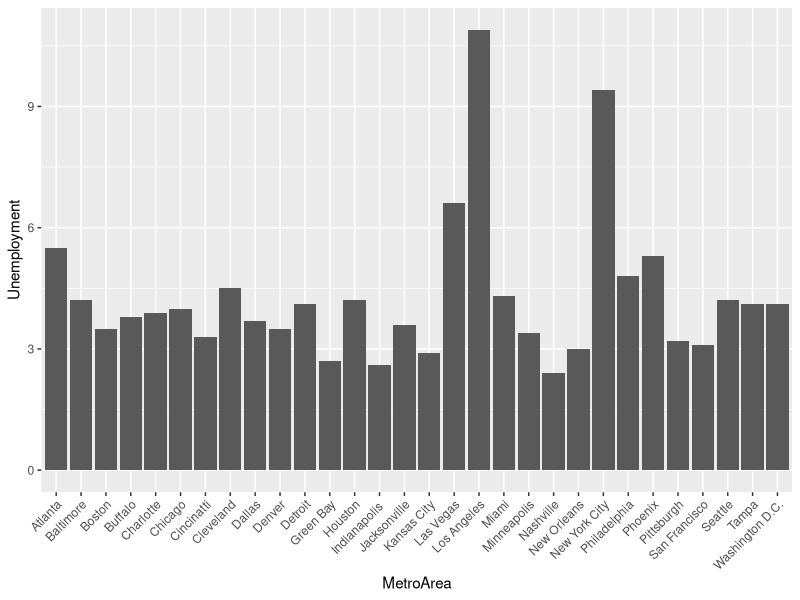

The R source for this figure:
# Load required libraries
library(tidyverse)
library(ggplot2)
library(caret)

# Load in data sets from .csv files 
Metro15 <- read.csv("DataSets/15_Metro_All.csv")
Metro16 <- read.csv("DataSets/16_Metro_All.csv")
Metro17 <- read.csv("DataSets/17_Metro_All.csv")
Metro18 <- read.csv("DataSets/18_Metro_All.csv")
State15 <- read.csv("DataSets/15_State_All.csv")
State16 <- read.csv("DataSets/16_State_All.csv")
State17 <- read.csv("DataSets/17_State_All.csv")
State18 <- read.csv("DataSets/18_State_All.csv")
teamRankings <- read.csv("DataSets/Team_Year_Rankings.csv")

# Initial Preprocessign to remove random characters added during csv conversion
names(Metro15) <- 
  c(
    "MetroArea",	"TotalPop",	"TotalMale",	"%TotalMale",	"TotalFemale",	
    "%TotalFemale",	"Under5",	"%Under5",	"5to9",	"%5to9",	"10to14",	"%10to14",
    "15to19",	"%15to19",	"20to24",	"%20to24",	"25to34",	"%25to34",	"35to44",	"%35to44",
    "45to54",	"%45to54",	"55to59",	"%55to59",	"60to64",	"%60to64",	"65to74",	"%65to74",
    "75to84",	"%75to84",	"85andover",	"%85andover",	"18andover",	"%18andover",	"18andoverMale",
    "%18andoverMale",	"18andoverFemale",	"%18andoverFemale",	"65andover",	"%65andover",	
    "65andoverMale",	"%65andoverMale",	"65andoverFemale",	"%65andoverFemale",	"Onerace",
    "%Onerace",	"White",	"%White",	"BlackorAfricanAmerican",	"%BlackorAfricanAmerican",
    "AmericanIndianandAlaskaNative",	"%AmericanIndianandAlaskaNative",	"Asian",	"%Asian",
    "NativeHawaiianandOtherPacificIslander",	"%NativeHawaiianandOtherPacificIslander",
    "HispanicLatino",	"%HispanicLatino",	"Someotherrace",	"%Someotherrace",	"Twoormoreraces",
    "%Twoormoreraces",	"BelowPovertyLevel",	"AtAbovePovertyLevel",	"LessHighSchool",
    "HighSchoolGraduate",	"SomeCollege/Associates",	"Bachelors+",	"Employment16to19",
    "Employment20to24",	"Employment25to29",	"Employment30to34",	"Employment35to44",
    "Employment45to54",	"Employment55to59",	"Employment60to64",	"Employment65to74",
    "Employment75andover",	"Employment20to64",	"Employment20to64Male",	"Employment20to64Female",
    "EmploymentBelowpovertylevel",	"EmploymentAtAbovePovertyLevel",	"Employment25to64",
    "EmploymentLessHighSchool",	"EmploymentHighSchool",	"EmploymentSomeCollege/Associates",
    "EmploymentBachelors+",	"Unemployment16to19",	"Unemployment20to24",	"Unemployment25to29",
    "Unemployment30to34",	"Unemployment35to44",	"Unemployment45to54",	"Unemployment55to59",
    "Unemployment60to64",	"Unemployment65to74",	"Unemployment75andover",	"Unemployment20to64",
    "Unemployment20to64Male",	"Unemployment20to64Female",	"UnemploymentBelowPovertyLevel",
    "UnemploymentAtAbovePovertyLevel",	"Unemployment",	"UnemploymentLessHighSchool",
    "UnemploymentHighSchool",	"UnemploymentSomeCollege/Associates",	"UnemploymentBachelors+"
  )
  
names(Metro16) <- 
  c(
    "MetroArea",	"TotalPop",	"TotalMale",	"%TotalMale",	"TotalFemale",	
    "%TotalFemale",	"Under5",	"%Under5",	"5to9",	"%5to9",	"10to14",	"%10to14",
    "15to19",	"%15to19",	"20to24",	"%20to24",	"25to34",	"%25to34",	"35to44",	"%35to44",
    "45to54",	"%45to54",	"55to59",	"%55to59",	"60to64",	"%60to64",	"65to74",	"%65to74",
    "75to84",	"%75to84",	"85andover",	"%85andover",	"18andover",	"%18andover",	"18andoverMale",
    "%18andoverMale",	"18andoverFemale",	"%18andoverFemale",	"65andover",	"%65andover",	
    "65andoverMale",	"%65andoverMale",	"65andoverFemale",	"%65andoverFemale",	"Onerace",
    "%Onerace",	"White",	"%White",	"BlackorAfricanAmerican",	"%BlackorAfricanAmerican",
    "AmericanIndianandAlaskaNative",	"%AmericanIndianandAlaskaNative",	"Asian",	"%Asian",
    "NativeHawaiianandOtherPacificIslander",	"%NativeHawaiianandOtherPacificIslander",
    "HispanicLatino",	"%HispanicLatino",	"Someotherrace",	"%Someotherrace",	"Twoormoreraces",
    "%Twoormoreraces",	"BelowPovertyLevel",	"AtAbovePovertyLevel",	"LessHighSchool",
    "HighSchoolGraduate",	"SomeCollege/Associates",	"Bachelors+",	"Employment16to19",
    "Employment20to24",	"Employment25to29",	"Employment30to34",	"Employment35to44",
    "Employment45to54",	"Employment55to59",	"Employment60to64",	"Employment65to74",
    "Employment75andover",	"Employment20to64",	"Employment20to64Male",	"Employment20to64Female",
    "EmploymentBelowpovertylevel",	"EmploymentAtAbovePovertyLevel",	"Employment25to64",
    "EmploymentLessHighSchool",	"EmploymentHighSchool",	"EmploymentSomeCollege/Associates",
    "EmploymentBachelors+",	"Unemployment16to19",	"Unemployment20to24",	"Unemployment25to29",
    "Unemployment30to34",	"Unemployment35to44",	"Unemployment45to54",	"Unemployment55to59",
    "Unemployment60to64",	"Unemployment65to74",	"Unemployment75andover",	"Unemployment20to64",
    "Unemployment20to64Male",	"Unemployment20to64Female",	"UnemploymentBelowPovertyLevel",
    "UnemploymentAtAbovePovertyLevel",	"Unemployment",	"UnemploymentLessHighSchool",
    "UnemploymentHighSchool",	"UnemploymentSomeCollege/Associates",	"UnemploymentBachelors+"
  )

names(Metro17) <- 
  c(
    "MetroArea",	"TotalPop",	"TotalMale",	"%TotalMale",	"TotalFemale",	
    "%TotalFemale",	"Under5",	"%Under5",	"5to9",	"%5to9",	"10to14",	"%10to14",
    "15to19",	"%15to19",	"20to24",	"%20to24",	"25to34",	"%25to34",	"35to44",	"%35to44",
    "45to54",	"%45to54",	"55to59",	"%55to59",	"60to64",	"%60to64",	"65to74",	"%65to74",
    "75to84",	"%75to84",	"85andover",	"%85andover",	"18andover",	"%18andover",	"18andoverMale",
    "%18andoverMale",	"18andoverFemale",	"%18andoverFemale",	"65andover",	"%65andover",	
    "65andoverMale",	"%65andoverMale",	"65andoverFemale",	"%65andoverFemale",	"Onerace",
    "%Onerace",	"White",	"%White",	"BlackorAfricanAmerican",	"%BlackorAfricanAmerican",
    "AmericanIndianandAlaskaNative",	"%AmericanIndianandAlaskaNative",	"Asian",	"%Asian",
    "NativeHawaiianandOtherPacificIslander",	"%NativeHawaiianandOtherPacificIslander",
    "HispanicLatino",	"%HispanicLatino",	"Someotherrace",	"%Someotherrace",	"Twoormoreraces",
    "%Twoormoreraces",	"BelowPovertyLevel",	"AtAbovePovertyLevel",	"LessHighSchool",
    "HighSchoolGraduate",	"SomeCollege/Associates",	"Bachelors+",	"Employment16to19",
    "Employment20to24",	"Employment25to29",	"Employment30to34",	"Employment35to44",
    "Employment45to54",	"Employment55to59",	"Employment60to64",	"Employment65to74",
    "Employment75andover",	"Employment20to64",	"Employment20to64Male",	"Employment20to64Female",
    "EmploymentBelowpovertylevel",	"EmploymentAtAbovePovertyLevel",	"Employment25to64",
    "EmploymentLessHighSchool",	"EmploymentHighSchool",	"EmploymentSomeCollege/Associates",
    "EmploymentBachelors+",	"Unemployment16to19",	"Unemployment20to24",	"Unemployment25to29",
    "Unemployment30to34",	"Unemployment35to44",	"Unemployment45to54",	"Unemployment55to59",
    "Unemployment60to64",	"Unemployment65to74",	"Unemployment75andover",	"Unemployment20to64",
    "Unemployment20to64Male",	"Unemployment20to64Female",	"UnemploymentBelowPovertyLevel",
    "UnemploymentAtAbovePovertyLevel",	"Unemployment",	"UnemploymentLessHighSchool",
    "UnemploymentHighSchool",	"UnemploymentSomeCollege/Associates",	"UnemploymentBachelors+"
  )

names(Metro18) <- 
  c(
    "MetroArea",	"TotalPop",	"TotalMale",	"%TotalMale",	"TotalFemale",	
    "%TotalFemale",	"Under5",	"%Under5",	"5to9",	"%5to9",	"10to14",	"%10to14",
    "15to19",	"%15to19",	"20to24",	"%20to24",	"25to34",	"%25to34",	"35to44",	"%35to44",
    "45to54",	"%45to54",	"55to59",	"%55to59",	"60to64",	"%60to64",	"65to74",	"%65to74",
    "75to84",	"%75to84",	"85andover",	"%85andover",	"18andover",	"%18andover",	"18andoverMale",
    "%18andoverMale",	"18andoverFemale",	"%18andoverFemale",	"65andover",	"%65andover",	
    "65andoverMale",	"%65andoverMale",	"65andoverFemale",	"%65andoverFemale",	"Onerace",
    "%Onerace",	"White",	"%White",	"BlackorAfricanAmerican",	"%BlackorAfricanAmerican",
    "AmericanIndianandAlaskaNative",	"%AmericanIndianandAlaskaNative",	"Asian",	"%Asian",
    "NativeHawaiianandOtherPacificIslander",	"%NativeHawaiianandOtherPacificIslander",
    "HispanicLatino",	"%HispanicLatino",	"Someotherrace",	"%Someotherrace",	"Twoormoreraces",
    "%Twoormoreraces",	"BelowPovertyLevel",	"AtAbovePovertyLevel",	"LessHighSchool",
    "HighSchoolGraduate",	"SomeCollege/Associates",	"Bachelors+",	"Employment16to19",
    "Employment20to24",	"Employment25to29",	"Employment30to34",	"Employment35to44",
    "Employment45to54",	"Employment55to59",	"Employment60to64",	"Employment65to74",
    "Employment75andover",	"Employment20to64",	"Employment20to64Male",	"Employment20to64Female",
    "EmploymentBelowpovertylevel",	"EmploymentAtAbovePovertyLevel",	"Employment25to64",
    "EmploymentLessHighSchool",	"EmploymentHighSchool",	"EmploymentSomeCollege/Associates",
    "EmploymentBachelors+",	"Unemployment16to19",	"Unemployment20to24",	"Unemployment25to29",
    "Unemployment30to34",	"Unemployment35to44",	"Unemployment45to54",	"Unemployment55to59",
    "Unemployment60to64",	"Unemployment65to74",	"Unemployment75andover",	"Unemployment20to64",
    "Unemployment20to64Male",	"Unemployment20to64Female",	"UnemploymentBelowPovertyLevel",
    "UnemploymentAtAbovePovertyLevel",	"Unemployment",	"UnemploymentLessHighSchool",
    "UnemploymentHighSchool",	"UnemploymentSomeCollege/Associates",	"UnemploymentBachelors+"
  )

names(State15) <- 
  c(
    "MetroArea",	"TotalPop",	"TotalMale",	"%TotalMale",	"TotalFemale",	
    "%TotalFemale",	"Under5",	"%Under5",	"5to9",	"%5to9",	"10to14",	"%10to14",
    "15to19",	"%15to19",	"20to24",	"%20to24",	"25to34",	"%25to34",	"35to44",	"%35to44",
    "45to54",	"%45to54",	"55to59",	"%55to59",	"60to64",	"%60to64",	"65to74",	"%65to74",
    "75to84",	"%75to84",	"85andover",	"%85andover",	"18andover",	"%18andover",	"18andoverMale",
    "%18andoverMale",	"18andoverFemale",	"%18andoverFemale",	"65andover",	"%65andover",	
    "65andoverMale",	"%65andoverMale",	"65andoverFemale",	"%65andoverFemale",	"Onerace",
    "%Onerace",	"White",	"%White",	"BlackorAfricanAmerican",	"%BlackorAfricanAmerican",
    "AmericanIndianandAlaskaNative",	"%AmericanIndianandAlaskaNative",	"Asian",	"%Asian",
    "NativeHawaiianandOtherPacificIslander",	"%NativeHawaiianandOtherPacificIslander",
    "HispanicLatino",	"%HispanicLatino",	"Someotherrace",	"%Someotherrace",	"Twoormoreraces",
    "%Twoormoreraces",	"BelowPovertyLevel",	"AtAbovePovertyLevel",	"LessHighSchool",
    "HighSchoolGraduate",	"SomeCollege/Associates",	"Bachelors+",	"Employment16to19",
    "Employment20to24",	"Employment25to29",	"Employment30to34",	"Employment35to44",
    "Employment45to54",	"Employment55to59",	"Employment60to64",	"Employment65to74",
    "Employment75andover",	"Employment20to64",	"Employment20to64Male",	"Employment20to64Female",
    "EmploymentBelowpovertylevel",	"EmploymentAtAbovePovertyLevel",	"Employment25to64",
    "EmploymentLessHighSchool",	"EmploymentHighSchool",	"EmploymentSomeCollege/Associates",
    "EmploymentBachelors+",	"Unemployment16to19",	"Unemployment20to24",	"Unemployment25to29",
    "Unemployment30to34",	"Unemployment35to44",	"Unemployment45to54",	"Unemployment55to59",
    "Unemployment60to64",	"Unemployment65to74",	"Unemployment75andover",	"Unemployment20to64",
    "Unemployment20to64Male",	"Unemployment20to64Female",	"UnemploymentBelowPovertyLevel",
    "UnemploymentAtAbovePovertyLevel",	"Unemployment",	"UnemploymentLessHighSchool",
    "UnemploymentHighSchool",	"UnemploymentSomeCollege/Associates",	"UnemploymentBachelors+"
  )

names(State16) <- 
  c(
    "MetroArea",	"TotalPop",	"TotalMale",	"%TotalMale",	"TotalFemale",	
    "%TotalFemale",	"Under5",	"%Under5",	"5to9",	"%5to9",	"10to14",	"%10to14",
    "15to19",	"%15to19",	"20to24",	"%20to24",	"25to34",	"%25to34",	"35to44",	"%35to44",
    "45to54",	"%45to54",	"55to59",	"%55to59",	"60to64",	"%60to64",	"65to74",	"%65to74",
    "75to84",	"%75to84",	"85andover",	"%85andover",	"18andover",	"%18andover",	"18andoverMale",
    "%18andoverMale",	"18andoverFemale",	"%18andoverFemale",	"65andover",	"%65andover",	
    "65andoverMale",	"%65andoverMale",	"65andoverFemale",	"%65andoverFemale",	"Onerace",
    "%Onerace",	"White",	"%White",	"BlackorAfricanAmerican",	"%BlackorAfricanAmerican",
    "AmericanIndianandAlaskaNative",	"%AmericanIndianandAlaskaNative",	"Asian",	"%Asian",
    "NativeHawaiianandOtherPacificIslander",	"%NativeHawaiianandOtherPacificIslander",
    "HispanicLatino",	"%HispanicLatino",	"Someotherrace",	"%Someotherrace",	"Twoormoreraces",
    "%Twoormoreraces",	"BelowPovertyLevel",	"AtAbovePovertyLevel",	"LessHighSchool",
    "HighSchoolGraduate",	"SomeCollege/Associates",	"Bachelors+",	"Employment16to19",
    "Employment20to24",	"Employment25to29",	"Employment30to34",	"Employment35to44",
    "Employment45to54",	"Employment55to59",	"Employment60to64",	"Employment65to74",
    "Employment75andover",	"Employment20to64",	"Employment20to64Male",	"Employment20to64Female",
    "EmploymentBelowpovertylevel",	"EmploymentAtAbovePovertyLevel",	"Employment25to64",
    "EmploymentLessHighSchool",	"EmploymentHighSchool",	"EmploymentSomeCollege/Associates",
    "EmploymentBachelors+",	"Unemployment16to19",	"Unemployment20to24",	"Unemployment25to29",
    "Unemployment30to34",	"Unemployment35to44",	"Unemployment45to54",	"Unemployment55to59",
    "Unemployment60to64",	"Unemployment65to74",	"Unemployment75andover",	"Unemployment20to64",
    "Unemployment20to64Male",	"Unemployment20to64Female",	"UnemploymentBelowPovertyLevel",
    "UnemploymentAtAbovePovertyLevel",	"Unemployment",	"UnemploymentLessHighSchool",
    "UnemploymentHighSchool",	"UnemploymentSomeCollege/Associates",	"UnemploymentBachelors+"
  )

names(State17) <- 
  c(
    "MetroArea",	"TotalPop",	"TotalMale",	"%TotalMale",	"TotalFemale",	
    "%TotalFemale",	"Under5",	"%Under5",	"5to9",	"%5to9",	"10to14",	"%10to14",
    "15to19",	"%15to19",	"20to24",	"%20to24",	"25to34",	"%25to34",	"35to44",	"%35to44",
    "45to54",	"%45to54",	"55to59",	"%55to59",	"60to64",	"%60to64",	"65to74",	"%65to74",
    "75to84",	"%75to84",	"85andover",	"%85andover",	"18andover",	"%18andover",	"18andoverMale",
    "%18andoverMale",	"18andoverFemale",	"%18andoverFemale",	"65andover",	"%65andover",	
    "65andoverMale",	"%65andoverMale",	"65andoverFemale",	"%65andoverFemale",	"Onerace",
    "%Onerace",	"White",	"%White",	"BlackorAfricanAmerican",	"%BlackorAfricanAmerican",
    "AmericanIndianandAlaskaNative",	"%AmericanIndianandAlaskaNative",	"Asian",	"%Asian",
    "NativeHawaiianandOtherPacificIslander",	"%NativeHawaiianandOtherPacificIslander",
    "HispanicLatino",	"%HispanicLatino",	"Someotherrace",	"%Someotherrace",	"Twoormoreraces",
    "%Twoormoreraces",	"BelowPovertyLevel",	"AtAbovePovertyLevel",	"LessHighSchool",
    "HighSchoolGraduate",	"SomeCollege/Associates",	"Bachelors+",	"Employment16to19",
    "Employment20to24",	"Employment25to29",	"Employment30to34",	"Employment35to44",
    "Employment45to54",	"Employment55to59",	"Employment60to64",	"Employment65to74",
    "Employment75andover",	"Employment20to64",	"Employment20to64Male",	"Employment20to64Female",
    "EmploymentBelowpovertylevel",	"EmploymentAtAbovePovertyLevel",	"Employment25to64",
    "EmploymentLessHighSchool",	"EmploymentHighSchool",	"EmploymentSomeCollege/Associates",
    "EmploymentBachelors+",	"Unemployment16to19",	"Unemployment20to24",	"Unemployment25to29",
    "Unemployment30to34",	"Unemployment35to44",	"Unemployment45to54",	"Unemployment55to59",
    "Unemployment60to64",	"Unemployment65to74",	"Unemployment75andover",	"Unemployment20to64",
    "Unemployment20to64Male",	"Unemployment20to64Female",	"UnemploymentBelowPovertyLevel",
    "UnemploymentAtAbovePovertyLevel",	"Unemployment",	"UnemploymentLessHighSchool",
    "UnemploymentHighSchool",	"UnemploymentSomeCollege/Associates",	"UnemploymentBachelors+"
  )

names(State18) <- 
  c(
    "MetroArea",	"TotalPop",	"TotalMale",	"%TotalMale",	"TotalFemale",	
    "%TotalFemale",	"Under5",	"%Under5",	"5to9",	"%5to9",	"10to14",	"%10to14",
    "15to19",	"%15to19",	"20to24",	"%20to24",	"25to34",	"%25to34",	"35to44",	"%35to44",
    "45to54",	"%45to54",	"55to59",	"%55to59",	"60to64",	"%60to64",	"65to74",	"%65to74",
    "75to84",	"%75to84",	"85andover",	"%85andover",	"18andover",	"%18andover",	"18andoverMale",
    "%18andoverMale",	"18andoverFemale",	"%18andoverFemale",	"65andover",	"%65andover",	
    "65andoverMale",	"%65andoverMale",	"65andoverFemale",	"%65andoverFemale",	"Onerace",
    "%Onerace",	"White",	"%White",	"BlackorAfricanAmerican",	"%BlackorAfricanAmerican",
    "AmericanIndianandAlaskaNative",	"%AmericanIndianandAlaskaNative",	"Asian",	"%Asian",
    "NativeHawaiianandOtherPacificIslander",	"%NativeHawaiianandOtherPacificIslander",
    "HispanicLatino",	"%HispanicLatino",	"Someotherrace",	"%Someotherrace",	"Twoormoreraces",
    "%Twoormoreraces",	"BelowPovertyLevel",	"AtAbovePovertyLevel",	"LessHighSchool",
    "HighSchoolGraduate",	"SomeCollege/Associates",	"Bachelors+",	"Employment16to19",
    "Employment20to24",	"Employment25to29",	"Employment30to34",	"Employment35to44",
    "Employment45to54",	"Employment55to59",	"Employment60to64",	"Employment65to74",
    "Employment75andover",	"Employment20to64",	"Employment20to64Male",	"Employment20to64Female",
    "EmploymentBelowpovertylevel",	"EmploymentAtAbovePovertyLevel",	"Employment25to64",
    "EmploymentLessHighSchool",	"EmploymentHighSchool",	"EmploymentSomeCollege/Associates",
    "EmploymentBachelors+",	"Unemployment16to19",	"Unemployment20to24",	"Unemployment25to29",
    "Unemployment30to34",	"Unemployment35to44",	"Unemployment45to54",	"Unemployment55to59",
    "Unemployment60to64",	"Unemployment65to74",	"Unemployment75andover",	"Unemployment20to64",
    "Unemployment20to64Male",	"Unemployment20to64Female",	"UnemploymentBelowPovertyLevel",
    "UnemploymentAtAbovePovertyLevel",	"Unemployment",	"UnemploymentLessHighSchool",
    "UnemploymentHighSchool",	"UnemploymentSomeCollege/Associates",	"UnemploymentBachelors+"
  )

# Initial visualizations
Rankings15 <- teamRankings$PositionInLeague[which(teamRankings$Year == 2015)]

UnempPlot <- ggplot(
  dat = Metro15,
  mapping = aes(
    x=MetroArea,
    y=Unemployment
  )
) +
  geom_col() +
  theme(axis.text.x = element_text(angle = 45, hjust = 1))

UnempPlot